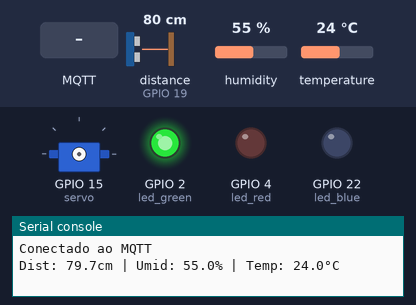
Recording of a program running on a simulated ESP32 board running MicroPython. On the bench: servo, output pins drawn as LEDs (lit = HIGH), the last lines printed to the serial console. Wiring (from the project's diagram.json): green LED on GPIO 2, red LED on GPIO 4, DHT22 sensor on GPIO 5, servo on GPIO 15, blue LED on GPIO 22. Inputs (shaded band) come from the test bench; at power-on: distance to the obstacle (sensor on GPIO 19) 80 cm, humidity 55 %, temperature 24 °C. The echo pulse lasts 58.3 µs per cm; WiFi joins after 1.5 s; no MQTT or app messages arrive unless stated; servo angles are drawn from the pulse width (0.5 ms = 0°, 2.5 ms = 180°); threads take turns every 2 ms; pins used as bus, display or sensor lines are not drawn.

Above: at 3.3 s.
3.4 s: MQTT message "1" arrives on the first subscribed topic
At 5.0 s:
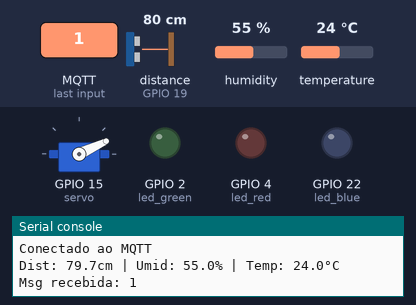
6.7 s: distance to the obstacle (sensor on GPIO 19) set to 12 cm
10.4 s: distance to the obstacle (sensor on GPIO 19) set to 9 cm
At 13.9 s:
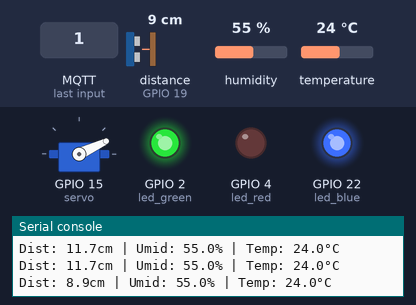
14.8 s: humidity set to 68 %
16.5 s: humidity set to 71 %
At 17.8 s:
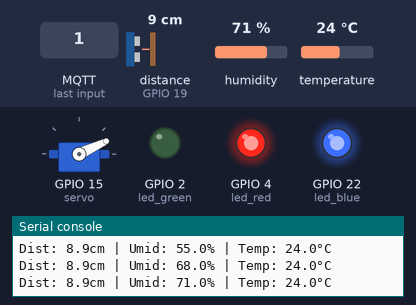
18.8 s: distance to the obstacle (sensor on GPIO 19) set to 18 cm
At 21.8 s:
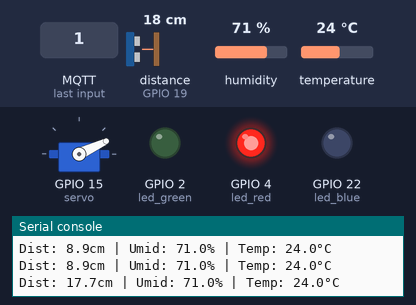
Timing chart, 0 to 23.3 s (numbered marks = the images above; inputs shaded):
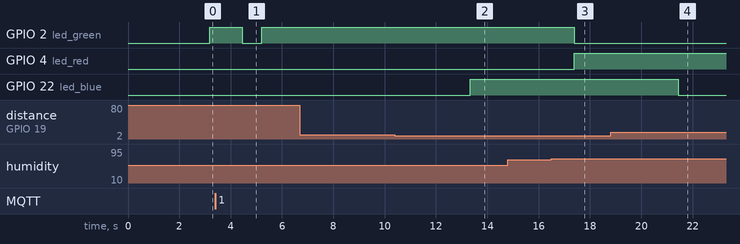

Measured:
- the behaviour switches between 11 and 10 cm on distance to the obstacle (sensor on GPIO 19) (found by bisection; images 1 and 2)
- the behaviour switches between 69 and 70 % on humidity (found by bisection; images 2 and 3)
- after the input at 3.4 s, GPIO 2 (led_green): HIGH → LOW after 1.1 s, → HIGH 0.76 s later
- after the input at 10.4 s, GPIO 22 (led_blue): LOW → HIGH after 2.9 s
- after the input at 16.5 s, GPIO 2 (led_green): HIGH → LOW after 0.88 s; GPIO 4 (led_red): LOW → HIGH after 0.88 s
- after the input at 18.8 s, GPIO 22 (led_blue): HIGH → LOW after 2.6 s

The program:

mpy.py
```python
import time
import network
from machine import Pin, PWM
import dht
from umqtt.simple import MQTTClient
import _thread

client = None

# Setup hardware pins
sensor = dht.DHT22(Pin(5))
trig = Pin(18, Pin.OUT)
echo = Pin(19, Pin.IN)
led_green = Pin(2, Pin.OUT)
led_red = Pin(4, Pin.OUT)
led_blue = Pin(22, Pin.OUT)
servo = PWM(Pin(15), freq=50)

# MQTT Configuration
MQTT_BROKER = "broker.emqx.io"
MQTT_PORT = 1883
CLIENT_ID = "esp32_silo_controller"
TOPIC_HUMIDITY = "silo/humidity"
TOPIC_DISTANCE = "silo/distance"
TOPIC_ALERT = "silo/alert"
TOPIC_COMMAND = "silo/command"

# WiFi Configuration
SSID = "Visitantes"
PASSWORD = ""

def conecta_wifi():
    wlan = network.WLAN(network.STA_IF)
    wlan.active(True)
    wlan.connect(SSID, PASSWORD)
    print("Conectando ao WiFi...")
    for _ in range(10):
        if wlan.isconnected():
            print("Conectado:", wlan.ifconfig())
            return True
        time.sleep(1)
    print("Falha na conexão WiFi")
    return False

def conecta_mqtt():
    global client
    try:
        client = MQTTClient(CLIENT_ID, MQTT_BROKER, MQTT_PORT)
        client.set_callback(message_callback)
        client.connect()
        client.subscribe(TOPIC_COMMAND)
        print("Conectado ao MQTT")
        return True
    except Exception as e:
        print("Erro MQTT:", e)
        print("Tentando reconectar...")
        time.sleep(5)
        return conecta_mqtt()

def message_callback(topic, mensagem):
    try:
        mensagem = mensagem.decode('utf-8').lower()
        print("Msg recebida:", mensagem)

        pulse_width = int(40 + (int(mensagem) / 180) * (115 - 40))
        servo.duty(pulse_width)
        time.sleep(1)

        led_green.value(0)
        led_red.value(0)
        led_blue.value(0)

    except Exception as e:
        print("Erro no callback:", e)

def medir_distancia():
    trig.value(0)
    time.sleep_us(2)
    trig.value(1)
    time.sleep_us(10)
    trig.value(0)

    pulse_start, pulse_end = 0, 0
    timeout = time.ticks_ms() + 1000

    while echo.value() == 0:
        if time.ticks_ms() > timeout:
            return None
        pulse_start = time.ticks_us()

    while echo.value() == 1:
        if time.ticks_ms() > timeout:
            return None
        pulse_end = time.ticks_us()

    return (time.ticks_diff(pulse_end, pulse_start) * 0.0343 / 2)

def ler_sensores():
    global sensor
    try:
        time.sleep(1)
        sensor.measure()
        temp = sensor.temperature()
        hum = sensor.humidity()
        if -40 <= temp <= 80 and 0 <= hum <= 100:
            return temp, hum
        else:
            print("Valores fora da faixa:", temp, hum)
            return None, None
    except Exception as e:
        print("Erro ao ler sensores:", e)
        return None, None

def verificar_mensagens():
    while True:
        if client:
            try:
                client.check_msg()
            except Exception as e:
                print("Erro ao verificar mensagens MQTT:", e)
                conecta_mqtt()
        time.sleep(0.1)

def main():
    global client

    if not conecta_wifi():
        return
    if not conecta_mqtt():
        return

    _thread.start_new_thread(verificar_mensagens, ())

    while True:
        distancia = medir_distancia()
        temp, umidade = ler_sensores()

        led_green.value(0)
        led_red.value(0)
        led_blue.value(0)

        if distancia is not None and distancia < 10:
            led_blue.value(1)
            # Acende o LED azul se a distância for menor que 10 cm

        if temp is not None and umidade is not None:
            print(f"Dist: {distancia:.1f}cm | Umid: {umidade}% | Temp: {temp}°C")

            if temp < 30 and umidade < 70:
                led_green.value(1)
                # Acende o LED verde se temp < 30 e umidade < 70%
            else:
                led_red.value(1)
                # Acende o LED vermelho se temperatura ou umidade estiverem fora do limite

            try:
                client.publish(TOPIC_DISTANCE, str(distancia))
                client.publish(TOPIC_HUMIDITY, str(umidade))
            except Exception as e:
                print("Erro MQTT:", e)
                conecta_mqtt()

        time.sleep(1)

if __name__ == "__main__":
    try:
        main()
    except KeyboardInterrupt:
        print("Programa encerrado")
```
